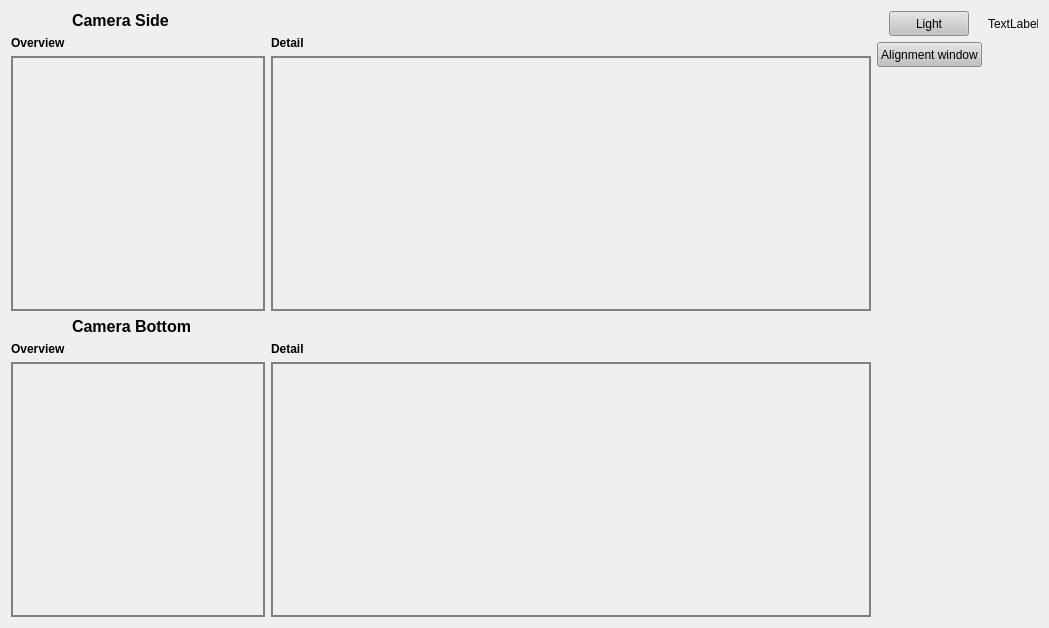
<?xml version="1.0" encoding="UTF-8"?>
<ui version="4.0">
    <class>Cameras_Alignment</class>
    <widget class="QWidget" name="Cameras_Alignment">
        <property name="geometry">
            <rect>
                <x>0</x>
                <y>0</y>
                <width>1049</width>
                <height>628</height>
            </rect>
        </property>
        <property name="windowTitle">
            <string>Form</string>
        </property>
        <layout class="QGridLayout" name="gridLayout_4">
            <item row="0" column="0">
                <layout class="QGridLayout" name="gridLayout_3">
                    <item row="0" column="0">
                        <layout class="QGridLayout" name="gridLayout">
                            <item row="0" column="1">
                                <widget class="QLabel" name="label_202">
                                    <property name="font">
                                        <font>
                                            <pointsize>12</pointsize>
                                            <bold>true</bold>
                                        </font>
                                    </property>
                                    <property name="text">
                                        <string>Camera Side</string>
                                    </property>
                                </widget>
                            </item>
                            <item row="1" column="0">
                                <widget class="QLabel" name="label_203">
                                    <property name="font">
                                        <font>
                                            <bold>true</bold>
                                        </font>
                                    </property>
                                    <property name="text">
                                        <string>Overview</string>
                                    </property>
                                </widget>
                            </item>
                            <item row="2" column="0" colspan="4">
                                <widget class="QLabel" name="cam_s_o">
                                    <property name="sizePolicy">
                                        <sizepolicy hsizetype="Expanding" vsizetype="Expanding">
                                            <horstretch>1</horstretch>
                                            <verstretch>1</verstretch>
                                        </sizepolicy>
                                    </property>
                                    <property name="minimumSize">
                                        <size>
                                            <width>250</width>
                                            <height>250</height>
                                        </size>
                                    </property>
                                    <property name="styleSheet">
                                        <string notr="true">QWidget{
                                            border: 2px solid gray;
                                            }
                                        </string>
                                    </property>
                                    <property name="text">
                                        <string/>
                                    </property>
                                </widget>
                            </item>
                            <item row="2" column="4">
                                <widget class="QLabel" name="cam_s_d">
                                    <property name="sizePolicy">
                                        <sizepolicy hsizetype="Expanding" vsizetype="Expanding">
                                            <horstretch>2</horstretch>
                                            <verstretch>1</verstretch>
                                        </sizepolicy>
                                    </property>
                                    <property name="minimumSize">
                                        <size>
                                            <width>600</width>
                                            <height>250</height>
                                        </size>
                                    </property>
                                    <property name="maximumSize">
                                        <size>
                                            <width>16777215</width>
                                            <height>16777215</height>
                                        </size>
                                    </property>
                                    <property name="styleSheet">
                                        <string notr="true">QWidget{
                                            border: 2px solid gray;
                                            }
                                        </string>
                                    </property>
                                    <property name="text">
                                        <string/>
                                    </property>
                                </widget>
                            </item>
                            <item row="3" column="1" colspan="2">
                                <widget class="QLabel" name="label_205">
                                    <property name="font">
                                        <font>
                                            <pointsize>12</pointsize>
                                            <bold>true</bold>
                                        </font>
                                    </property>
                                    <property name="text">
                                        <string>Camera Bottom</string>
                                    </property>
                                </widget>
                            </item>
                            <item row="4" column="0">
                                <widget class="QLabel" name="label_208">
                                    <property name="font">
                                        <font>
                                            <bold>true</bold>
                                        </font>
                                    </property>
                                    <property name="text">
                                        <string>Overview</string>
                                    </property>
                                </widget>
                            </item>
                            <item row="5" column="0" colspan="4">
                                <widget class="QLabel" name="cam_b_o">
                                    <property name="sizePolicy">
                                        <sizepolicy hsizetype="Expanding" vsizetype="Expanding">
                                            <horstretch>1</horstretch>
                                            <verstretch>1</verstretch>
                                        </sizepolicy>
                                    </property>
                                    <property name="minimumSize">
                                        <size>
                                            <width>250</width>
                                            <height>250</height>
                                        </size>
                                    </property>
                                    <property name="maximumSize">
                                        <size>
                                            <width>16777215</width>
                                            <height>16777215</height>
                                        </size>
                                    </property>
                                    <property name="styleSheet">
                                        <string notr="true">QWidget{
                                            border: 2px solid gray;
                                            }
                                        </string>
                                    </property>
                                    <property name="text">
                                        <string/>
                                    </property>
                                </widget>
                            </item>
                            <item row="5" column="4">
                                <widget class="QLabel" name="cam_b_d">
                                    <property name="sizePolicy">
                                        <sizepolicy hsizetype="Expanding" vsizetype="Expanding">
                                            <horstretch>2</horstretch>
                                            <verstretch>1</verstretch>
                                        </sizepolicy>
                                    </property>
                                    <property name="minimumSize">
                                        <size>
                                            <width>600</width>
                                            <height>250</height>
                                        </size>
                                    </property>
                                    <property name="maximumSize">
                                        <size>
                                            <width>16777215</width>
                                            <height>16777215</height>
                                        </size>
                                    </property>
                                    <property name="styleSheet">
                                        <string notr="true">QWidget{
                                            border: 2px solid gray;
                                            }
                                        </string>
                                    </property>
                                    <property name="text">
                                        <string/>
                                    </property>
                                </widget>
                            </item>
                            <item row="1" column="4">
                                <widget class="QLabel" name="label_204">
                                    <property name="font">
                                        <font>
                                            <bold>true</bold>
                                        </font>
                                    </property>
                                    <property name="text">
                                        <string>Detail</string>
                                    </property>
                                </widget>
                            </item>
                            <item row="4" column="4">
                                <widget class="QLabel" name="label_209">
                                    <property name="font">
                                        <font>
                                            <bold>true</bold>
                                        </font>
                                    </property>
                                    <property name="text">
                                        <string>Detail</string>
                                    </property>
                                </widget>
                            </item>
                        </layout>
                    </item>
                    <item row="0" column="1">
                        <layout class="QGridLayout" name="gridLayout_2">
                            <item row="0" column="0" alignment="Qt::AlignHCenter">
                                <widget class="QPushButton" name="light">
                                    <property name="sizePolicy">
                                        <sizepolicy hsizetype="Fixed" vsizetype="Fixed">
                                            <horstretch>0</horstretch>
                                            <verstretch>0</verstretch>
                                        </sizepolicy>
                                    </property>
                                    <property name="minimumSize">
                                        <size>
                                            <width>0</width>
                                            <height>25</height>
                                        </size>
                                    </property>
                                    <property name="styleSheet">
                                        <string notr="true">QPushButton{
                                            background: rgb(193, 193, 193)
                                            }
                                        </string>
                                    </property>
                                    <property name="text">
                                        <string>Light</string>
                                    </property>
                                </widget>
                            </item>
                            <item row="0" column="1" alignment="Qt::AlignHCenter">
                                <widget class="QLabel" name="led_light">
                                    <property name="maximumSize">
                                        <size>
                                            <width>50</width>
                                            <height>50</height>
                                        </size>
                                    </property>
                                    <property name="text">
                                        <string>TextLabel</string>
                                    </property>
                                </widget>
                            </item>
                            <item row="1" column="0" alignment="Qt::AlignHCenter">
                                <widget class="QPushButton" name="win_alignment">
                                    <property name="minimumSize">
                                        <size>
                                            <width>0</width>
                                            <height>25</height>
                                        </size>
                                    </property>
                                    <property name="styleSheet">
                                        <string notr="true">QPushButton{
                                            background: rgb(193, 193, 193)
                                            }
                                        </string>
                                    </property>
                                    <property name="text">
                                        <string>Alignment window</string>
                                    </property>
                                </widget>
                            </item>
                            <item row="2" column="0">
                                <spacer name="verticalSpacer">
                                    <property name="orientation">
                                        <enum>Qt::Vertical</enum>
                                    </property>
                                    <property name="sizeHint" stdset="0">
                                        <size>
                                            <width>20</width>
                                            <height>40</height>
                                        </size>
                                    </property>
                                </spacer>
                            </item>
                        </layout>
                    </item>
                </layout>
            </item>
        </layout>
    </widget>
    <tabstops>
        <tabstop>light</tabstop>
        <tabstop>win_alignment</tabstop>
    </tabstops>
    <resources/>
    <connections/>
</ui>
